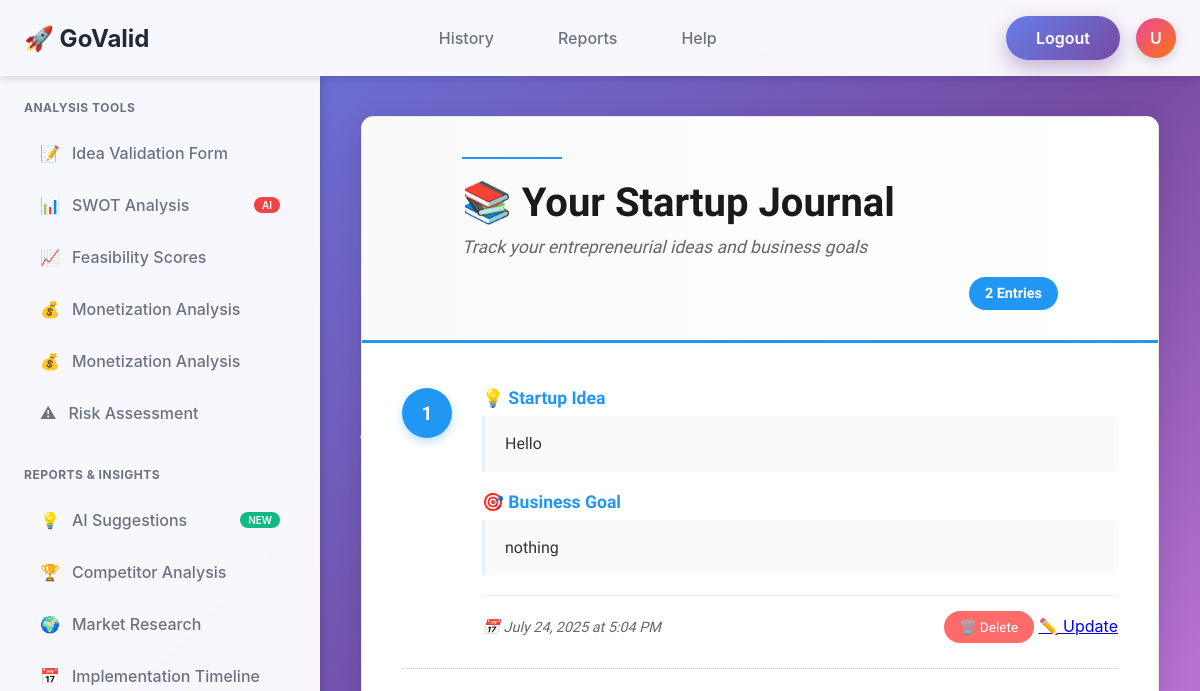
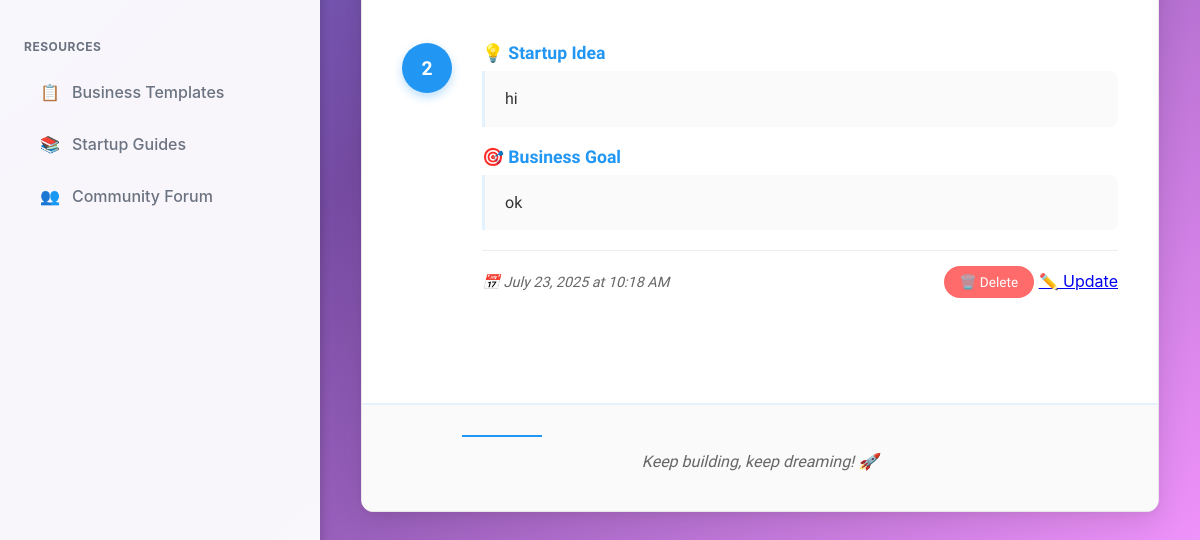
The page /dashboard/history/ (signed in) on the database as committed earlier (2 pictures, top to bottom).
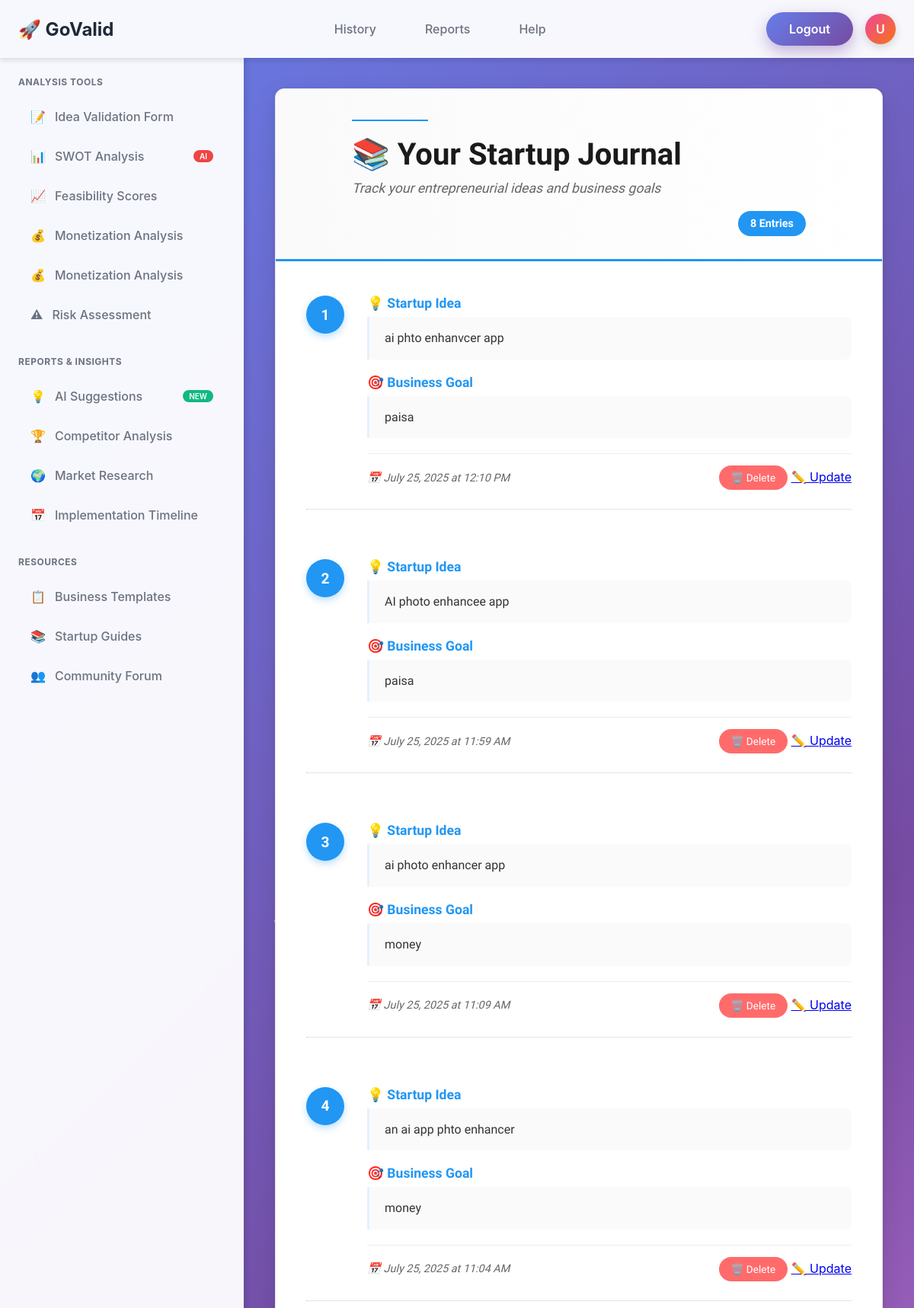
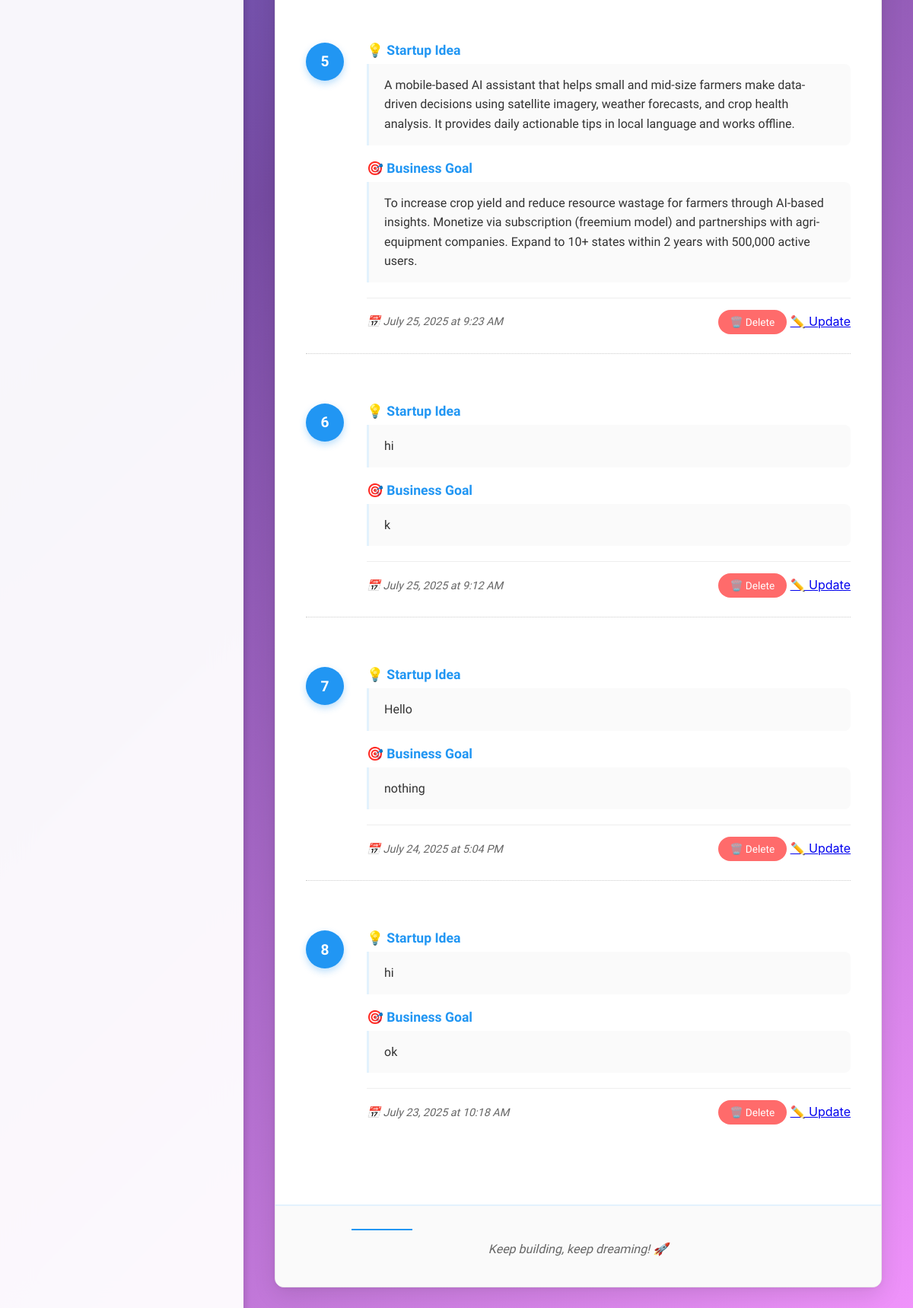
The same page on the database as committed later (2 pictures, top to bottom).
### dashboard/models.py (models this page shows)
class Validate_form(models.Model):
    created_at = models.DateTimeField(auto_now_add=True)  # ✅ keep only this line
    user = models.ForeignKey(User, on_delete=models.CASCADE, null=True)
    startup_idea = models.TextField()
    business_domain = models.CharField(max_length=50, choices=DOMAIN_CHOICES)
    problem_statement = models.TextField()
    business_goal = models.TextField()
    monetization_strategy = models.TextField()
    social_impact = models.TextField()
    timeline = models.TextField()

### dashboard/views.py (the view)
# urls.py: path("history/", views.history, name="history"),
@login_required
def history(request):
    entries = Validate_form.objects.filter(user=request.user).order_by('-created_at')
    return render(request, "dashboard/history.html", {"submissions": entries})

### templates/dashboard/history.html (shortened to what this page needs)
{% extends "dashboard/base_dash.html" %}
{% block content %}
<div class="main-wrapper">
    <div class="notebook-container">
        <div class="notebook-header">
            <div class="header-line"></div>
            <h1 class="notebook-title">📚 Your Startup Journal</h1>
            <div class="header-subtitle">Track your entrepreneurial ideas and business goals</div>
            <div class="submissions-count">
                <span class="count-badge">{{ submissions|length }} Entries</span>
            </div>
        </div>
        <div class="notebook-content">
            {% for entry in submissions %}
            <div class="journal-entry">
                <div class="entry-number">{{ forloop.counter }}</div>
                <div class="entry-content">
                    <div class="entry-section">
                        <h3 class="section-label">💡 Startup Idea</h3>
                        <div class="section-text">{{ entry.startup_idea }}</div>
                    </div>
                    <div class="entry-section">
                        <h3 class="section-label">🎯 Business Goal</h3>
                        <div class="section-text">{{ entry.business_goal }}</div>
                    </div>
                    <div class="entry-footer">
                        <div class="entry-date">
                            📅 {{ entry.created_at|date:"F d, Y" }} at {{ entry.created_at|date:"g:i A" }}
                        </div>
                        <form action="{% url 'dashboard:delete' entry.id %}" method="POST" class="delete-form">
                            <button type="submit"
                                    onclick="return confirm('Are you sure you want to delete this entry?')"
                                    class="delete-btn">
                                🗑️ Delete
                            </button>
                            <a href="{% url 'dashboard:update' entry.id %}" class="btn btn-outline-primary btn-sm">
                            ✏️ Update
                            </a>
                        </form>
                    </div>
                </div>
            </div>
            {% endfor %}
        </div>
        <div class="notebook-footer">
            <div class="footer-line"></div>
            <div class="footer-text">Keep building, keep dreaming! 🚀</div>
        </div>
    </div>
</div>
{% endblock %}

### templates/dashboard/base_dash.html (shortened to what this page needs)
{% load static %}
<!DOCTYPE html>
<html lang="en">
<head>
    <link rel="stylesheet" href="{% static 'css/base_dash.css' %}">
</head>
<body>
    <div class="floating-particles">
    </div>
    <nav class="nav">
        <div class="nav-container">
            <div class="brand">🚀 GoValid</div>
            <div class="nav-menu">
                <a href="{% url 'dashboard:history' %}" class="nav-link">History</a>
                <a href="#" class="nav-link">Reports</a>
                <a href="#" class="nav-link">Help</a>
            </div>
            <div style="display: flex; align-items: center; gap: 16px;">
                <a href="{% url 'accounts:logout' %}" class="logout-btn">Logout</a>
                <div class="user-avatar">U</div>
            </div>
        </div>
    </nav>
    <div class="main-layout">
        <aside class="sidebar">
            <div class="sidebar-section">
                <h3 class="sidebar-title">Analysis Tools</h3>
                <div>
                    <a href="{% url 'dashboard:dashboard' %}" class="sidebar-item {% if request.resolver_match.dashboard == 'dashboard' %} active {% endif %}">
                        <span>📝</span>
                        <span>Idea Validation Form</span>
                    </a>
                    <a href="{% url 'dashboard:swot' %}" class="sidebar-item {% if request.resolver_match.swot == 'swot' %} active {% endif %}">
                        <span>📊</span>
                        <span>SWOT Analysis</span>
                        <span class="sidebar-badge">AI</span>
                    </a>
                    <a href="{% url 'dashboard:feasibility' %}"
                        class="sidebar-item {% if request.resolver_match.url_name == 'feasibility' %} active {% endif %}">
                        <span>📈</span>
                        <span>Feasibility Scores</span>
                    </a>
                    <a href="{% url 'dashboard:monetization' %}"
                        class="sidebar-item {% if request.resolver_match.url_name == 'monetization' %} active {% endif %}">
                        <span>💰</span>
                        <span>Monetization Analysis</span>
                    </a>
                    <a href="{% url 'dashboard:monetization' %}"
                        class="sidebar-item {% if request.resolver_match.url_name == 'monetization' %} active {% endif %}">
                        <span>💰</span>
                        <span>Monetization Analysis</span>
                    </a>
                    <a href="#" class="sidebar-item">
                        <span>⚠</span>
                        <span>Risk Assessment</span>
                    </a>
                </div>
            </div>
            <div class="sidebar-section">
                <h3 class="sidebar-title">Reports & Insights</h3>
                <div>
                    <a href="#" class="sidebar-item">
                        <span>💡</span>
                        <span>AI Suggestions</span>
                        <span class="sidebar-badge new">NEW</span>
                    </a>
                    <a href="#" class="sidebar-item">
                        <span>🏆</span>
                        <span>Competitor Analysis</span>
                    </a>
                    <a href="#" class="sidebar-item">
                        <span>🌍</span>
                        <span>Market Research</span>
                    </a>
                    <a href="#" class="sidebar-item">
                        <span>📅</span>
                        <span>Implementation Timeline</span>
                    </a>
                </div>
            </div>
            <div class="sidebar-section">
                <h3 class="sidebar-title">Resources</h3>
                <div>
                    <a href="#" class="sidebar-item">
                        <span>📋</span>
                        <span>Business Templates</span>
                    </a>
                    <a href="#" class="sidebar-item">
                        <span>📚</span>
                        <span>Startup Guides</span>
                    </a>
                    <a href="#" class="sidebar-item">
                        <span>👥</span>
                        <span>Community Forum</span>
                    </a>
                </div>
        </aside>
        {% block content %}{% endblock %}
</body>
</html>

### static/css/base_dash.css (style rules this page uses)
* { margin: 0; padding: 0; box-sizing: border-box; }
body { font-family: -apple-system, BlinkMacSystemFont, 'Segoe UI', Roboto, sans-serif; background: linear-gradient(135deg, #667eea 0%, #764ba2 50%, #f093fb 100%); min-height: 100vh; overflow-x: hidden; }
.floating-particles { position: fixed; top: 0; left: 0; width: 100%; height: 100%; pointer-events: none; z-index: -1; }
.nav { background: rgba(255, 255, 255, 0.95); backdrop-filter: blur(20px); box-shadow: 0 4px 6px rgba(0, 0, 0, 0.1); padding: 16px 24px; position: sticky; top: 0; z-index: 40; transition: all 0.3s; }
.nav-container { display: flex; align-items: center; justify-content: space-between; }
.brand { font-size: 24px; font-weight: 700; color: #1f2937; display: flex; align-items: center; gap: 12px; }
.nav-menu { display: none; align-items: center; gap: 32px; }
@media (min-width: 768px) { .nav-menu { display: flex; } }
.nav-link { color: #6b7280; text-decoration: none; padding: 8px 16px; border-radius: 20px; font-weight: 500; transition: all 0.2s; }
.logout-btn { padding: 12px 30px; font-size: 16px; font-weight: 600; color: white; background: linear-gradient(135deg, #667eea, #764ba2); border: none; border-radius: 50px; backdrop-filter: blur(10px); box-shadow: 0 8px 20px rgba(118, 75, 162, 0.4); cursor: pointer; text-decoration: none; display: inline-block; transition: all 0.3s ease; }
.user-avatar { width: 40px; height: 40px; background: linear-gradient(135deg, #ec4899, #f97316); border-radius: 50%; display: flex; align-items: center; justify-content: center; color: white; font-weight: 600; cursor: pointer; transition: all 0.2s; box-shadow: 0 4px 12px rgba(0, 0, 0, 0.15); }
.main-layout { display: flex; min-height: calc(100vh - 76px); }
.sidebar { background: rgba(255, 255, 255, 0.95); backdrop-filter: blur(20px); box-shadow: 4px 0 6px rgba(0, 0, 0, 0.1); width: 320px; padding: 24px; display: none; flex-shrink: 0; }
@media (min-width: 1024px) { .sidebar { display: block; } }
.sidebar-section { margin-bottom: 32px; }
.sidebar-title { font-size: 12px; font-weight: 700; color: #6b7280; text-transform: uppercase; letter-spacing: 0.5px; margin-bottom: 16px; }
.sidebar-item { display: flex; align-items: center; gap: 12px; padding: 12px 16px; border-radius: 12px; margin-bottom: 8px; cursor: pointer; transition: all 0.2s; color: #6b7280; font-weight: 500; text-decoration: none; }
.sidebar-badge { margin-left: auto; background: #ef4444; color: white; font-size: 10px; padding: 2px 8px; border-radius: 12px; font-weight: 600; }
.sidebar-badge.new { background: #10b981; }

Rows that differ between the two databases and show on the page:
added Validate_form: startup_idea "ai phto enhanvcer app", business_goal "paisa", created_at "July 25, 2025", created_at "12:10 PM"
added Validate_form: startup_idea "AI photo enhancee app", business_goal "paisa", created_at "July 25, 2025", created_at "11:59 AM"
added Validate_form: startup_idea "ai photo enhancer app", business_goal "money", created_at "July 25, 2025", created_at "11:09 AM"
added Validate_form: startup_idea "an ai app phto enhancer", business_goal "money", created_at "July 25, 2025", created_at "11:04 AM"
added Validate_form: startup_idea "A mobile-based AI assistant that helps small and mid-size farmers make data-driven decisions using satellite imagery, weather forecasts, and crop health analysis. It provides daily actionable tips in local language and works offline.", business_goal "To increase crop yield and reduce resource wastage for farmers through AI-based insights. Monetize via subscription (freemium model) and partnerships with agri-equipment companies. Expand to 10+ states within 2 years with 500,000 active users.", created_at "July 25, 2025", created_at "9:23 AM"
added Validate_form: startup_idea "hi", business_goal "k", created_at "July 25, 2025", created_at "9:12 AM"
Other text that changed with them:
{{ submissions|length }}: "2" → "8"
